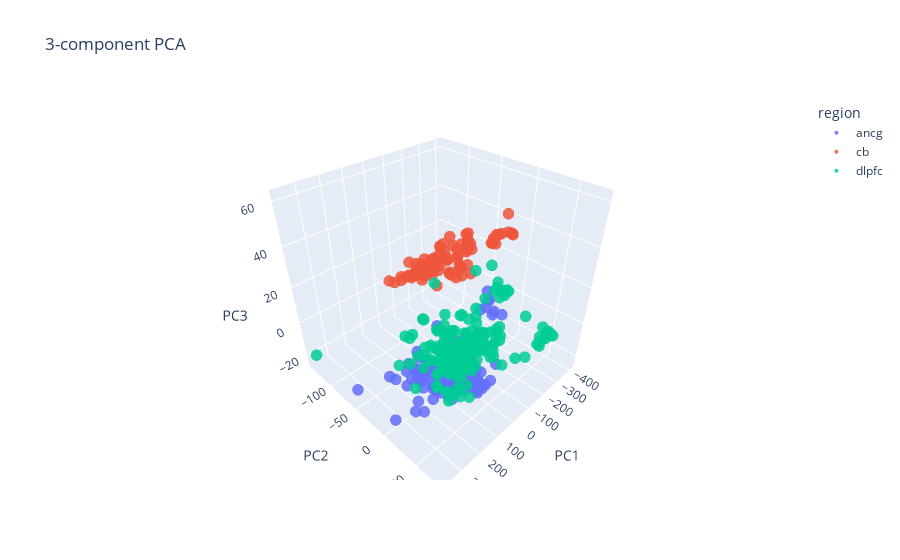

Notebook code cell kept with this figure:
### Code cell
fig = px.scatter_3d(
    final_PC_df,
    x="PC1", y="PC2", z="PC3",
    color="region",
    category_orders={"region": ["ancg", "cb", "dlpfc"]},
    opacity=0.85,
    title="3-component PCA"
)
fig.update_traces(marker=dict(size=4))
fig.update_layout(scene=dict(xaxis_title="PC1", yaxis_title="PC2", zaxis_title="PC3"))
fig.show()  # drag to rotate
